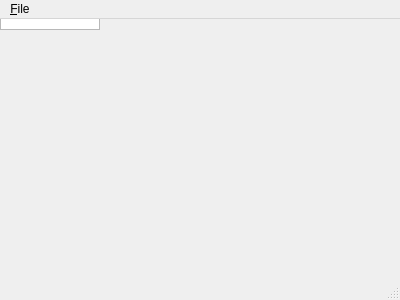
<?xml version="1.0" encoding="UTF-8"?>
<ui version="4.0">
 <class>FloorplanWindow</class>
 <widget class="QMainWindow" name="FloorplanWindow">
  <property name="geometry">
   <rect>
    <x>0</x>
    <y>0</y>
    <width>400</width>
    <height>300</height>
   </rect>
  </property>
  <property name="windowTitle">
   <string>iCE Floorplan</string>
  </property>
  <widget class="FloorplanWidget" name="floorplan">
   <property name="renderHints">
    <set>QPainter::Antialiasing|QPainter::TextAntialiasing</set>
   </property>
   <property name="dragMode">
    <enum>QGraphicsView::ScrollHandDrag</enum>
   </property>
  </widget>
  <widget class="QMenuBar" name="menuBar">
   <property name="geometry">
    <rect>
     <x>0</x>
     <y>0</y>
     <width>400</width>
     <height>29</height>
    </rect>
   </property>
   <widget class="QMenu" name="menuFile">
    <property name="title">
     <string>&amp;File</string>
    </property>
    <addaction name="actionOpen"/>
    <addaction name="separator"/>
    <addaction name="actionQuit"/>
   </widget>
   <addaction name="menuFile"/>
  </widget>
  <widget class="QStatusBar" name="statusBar"/>
  <action name="actionOpen">
   <property name="text">
    <string>&amp;Open</string>
   </property>
   <property name="shortcut">
    <string>Ctrl+O</string>
   </property>
  </action>
  <action name="action">
   <property name="text">
    <string>-</string>
   </property>
  </action>
  <action name="actionQuit">
   <property name="text">
    <string>&amp;Quit</string>
   </property>
   <property name="shortcut">
    <string>Ctrl+Q</string>
   </property>
  </action>
 </widget>
 <layoutdefault spacing="6" margin="11"/>
 <customwidgets>
  <customwidget>
   <class>FloorplanWidget</class>
   <extends>QGraphicsView</extends>
   <header>floorplanwidget.h</header>
  </customwidget>
 </customwidgets>
 <resources/>
 <connections>
  <connection>
   <sender>actionQuit</sender>
   <signal>triggered()</signal>
   <receiver>FloorplanWindow</receiver>
   <slot>close()</slot>
   <hints>
    <hint type="sourcelabel">
     <x>-1</x>
     <y>-1</y>
    </hint>
    <hint type="destinationlabel">
     <x>199</x>
     <y>149</y>
    </hint>
   </hints>
  </connection>
  <connection>
   <sender>actionOpen</sender>
   <signal>triggered()</signal>
   <receiver>FloorplanWindow</receiver>
   <slot>openFile()</slot>
   <hints>
    <hint type="sourcelabel">
     <x>-1</x>
     <y>-1</y>
    </hint>
    <hint type="destinationlabel">
     <x>199</x>
     <y>149</y>
    </hint>
   </hints>
  </connection>
 </connections>
 <slots>
  <slot>openFile()</slot>
 </slots>
</ui>
